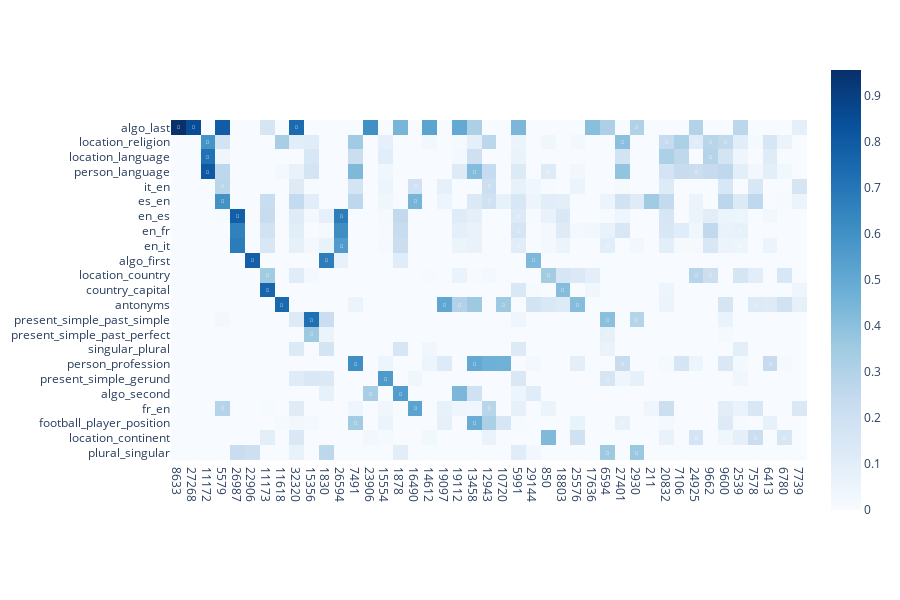

Notebook code cell kept with this figure:
### Code cell
import plotly.express as px

heatmap = np.zeros((len(task_names), len(features)))    

for i, feature in enumerate(features):
    run_data = np.zeros((len(task_names), 50))
    for j, task_name in enumerate(task_names):
        losses, base_loss = positive_task_losses_testing[(task_name, feature)]
        n_loss = 0
        # if task_name.startswith("algo"):
        #     continue
        # if base_loss[1] < 0.3:
        #     continue
        # if task_name == "present_simple_gerund":
        #     continue
        run_data[j] = float(base_loss[n_loss]) - np.array([float(loss[n_loss]) for loss  in losses])
        # print(
        #     task_name, base_loss
        # )
        run_data[j] = run_data[j] / float(base_loss[n_loss])
        # run_data[j] *= -1
    # run_data = run_data.max(0)
    # find first idx where > 1
    first_idx = np.argmax(run_data.max(0))

    # print(first_idx)
    
    # run_data = np.maximum(run_data, 0)
    run_data[run_data < 0] = 0
    # run_data[run_data > 0.1] = 0.3
    heatmap[:, i] = run_data[:, first_idx]
    # heatmap[:, i] = run_data[:, first_idx]
    # heatmap[:, i] = heatmap[:, i] / heatmap[:, i].mean() 

# heatmap = heatmap / heatmap.mean(0)


# heatmap = np.maximum(heatmap, 0)
sorted_indices = np.argsort((heatmap).max(0))

sorted_indices = sorted_indices[::-1]

heatmap = heatmap[:, sorted_indices]

min_pos = np.argmax(heatmap, axis=1)

y_sorted_idx = np.argsort(min_pos)

heatmap = heatmap[y_sorted_idx]

def make_filp_mask():
    heatmap = np.zeros((len(task_names), len(features)))
    feat_to_idx = {feat: i for i, feat in enumerate(features)}


    for i, task_name in enumerate(task_names):
        feats = task_features[task_name]
        for feat in feats:
            if feat in feat_to_idx:
                heatmap[i, feat_to_idx[feat]] = -2

    heatmap = heatmap[y_sorted_idx]
    heatmap = heatmap[:, sorted_indices]

    return heatmap + 1



filp_mask = make_filp_mask()
fig = px.imshow(heatmap, x=[str(features[i]) for i in sorted_indices] ,  y=[task_names[i] for i in y_sorted_idx] , height=600, color_continuous_scale="Blues")

special_cells = {
    tuple(x): ["🔴"] for x in np.argwhere(filp_mask == -1)
}

for cell, icons in special_cells.items():
    for i, icon in enumerate(icons):
        fig.add_annotation(
            x=cell[1],  # Column index
            y=cell[0],  # Row index
            text=icon,  # Icon or text
            showarrow=False,
            font=dict(color="white", size=5),
            xanchor="center",
            yanchor="middle",
            yshift=i * 10  # Adjust vertical position to stack icons
        )

fig

### Figure 1 — Plotly figure (JSON) as saved in the notebook; plotly's stock layout.template omitted (floating-point values rounded to 4 significant figures; data arrays with more than 128 entries replaced by an {"elided": "..."} marker saying what was removed)
{"data": [{"coloraxis": "coloraxis", "hovertemplate": "x: %{x}<br>y: %{y}<br>color: %{z}<extra></extra>", "name": "0", "type": "heatmap", "x": ["8633", "27268", "11172", "5579", "26987", "22906", "11173", "11618", "32320", "15356", "1830", "26594", "7491", "23906", "15554", "1878", "16490", "14612", "19097", "19112", "13458", "12943", "10720", "5991", "29144", "850", "18803", "25576", "17636", "6594", "27401", "2930", "211", "20832", "7106", "24925", "9662", "9600", "2539", "7578", "6413", "6780", "7739"], "xaxis": "x", "y": ["algo_last", "location_religion", "location_language", "person_language", "it_en", "es_en", "en_es", "en_fr", "en_it", "algo_first", "location_country", "country_capital", "antonyms", "present_simple_past_simple", "present_simple_past_perfect", "singular_plural", "person_profession", "present_simple_gerund", "algo_second", "fr_en", "football_player_position", "location_continent", "plural_singular"], "yaxis": "y", "z": {"elided": "23x43 float values"}}], "layout": {"annotations": [{"font": {"color": "white", "size": 5}, "showarrow": false, "text": "🔴", "x": 0, "xanchor": "center", "y": 0, "yanchor": "middle", "yshift": 0}, {"font": {"color": "white", "size": 5}, "showarrow": false, "text": "🔴", "x": 1, "xanchor": "center", "y": 0, "yanchor": "middle", "yshift": 0}, {"font": {"color": "white", "size": 5}, "showarrow": false, "text": "🔴", "x": 8, "xanchor": "center", "y": 0, "yanchor": "middle", "yshift": 0}, {"font": {"color": "white", "size": 5}, "showarrow": false, "text": "🔴", "x": 21, "xanchor": "center", "y": 0, "yanchor": "middle", "yshift": 0}, {"font": {"color": "white", "size": 5}, "showarrow": false, "text": "🔴", "x": 31, "xanchor": "center", "y": 0, "yanchor": "middle", "yshift": 0}, {"font": {"color": "white", "size": 5}, "showarrow": false, "text": "🔴", "x": 2, "xanchor": "center", "y": 1, "yanchor": "middle", "yshift": 0}, {"font": {"color": "white", "size": 5}, "showarrow": false, "text": "🔴", "x": 17, "xanchor": "center", "y": 1, "yanchor": "middle", "yshift": 0}, {"font": {"color": "white", "size": 5}, "showarrow": false, "text": "🔴", "x": 30, "xanchor": "center", "y": 1, "yanchor": "middle", "yshift": 0}, {"font": {"color": "white", "size": 5}, "showarrow": false, "text": "🔴", "x": 33, "xanchor": "center", "y": 1, "yanchor": "middle", "yshift": 0}, {"font": {"color": "white", "size": 5}, "showarrow": false, "text": "🔴", "x": 35, "xanchor": "center", "y": 1, "yanchor": "middle", "yshift": 0}, {"font": {"color": "white", "size": 5}, "showarrow": false, "text": "🔴", "x": 36, "xanchor": "center", "y": 1, "yanchor": "middle", "yshift": 0}, {"font": {"color": "white", "size": 5}, "showarrow": false, "text": "🔴", "x": 37, "xanchor": "center", "y": 1, "yanchor": "middle", "yshift": 0}, {"font": {"color": "white", "size": 5}, "showarrow": false, "text": "🔴", "x": 39, "xanchor": "center", "y": 1, "yanchor": "middle", "yshift": 0}, {"font": {"color": "white", "size": 5}, "showarrow": false, "text": "🔴", "x": 2, "xanchor": "center", "y": 2, "yanchor": "middle", "yshift": 0}, {"font": {"color": "white", "size": 5}, "showarrow": false, "text": "🔴", "x": 35, "xanchor": "center", "y": 2, "yanchor": "middle", "yshift": 0}, {"font": {"color": "white", "size": 5}, "showarrow": false, "text": "🔴", "x": 36, "xanchor": "center", "y": 2, "yanchor": "middle", "yshift": 0}, {"font": {"color": "white", "size": 5}, "showarrow": false, "text": "🔴", "x": 39, "xanchor": "center", "y": 2, "yanchor": "middle", "yshift": 0}, {"font": {"color": "white", "size": 5}, "showarrow": false, "text": "🔴", "x": 2, "xanchor": "center", "y": 3, "yanchor": "middle", "yshift": 0}, {"font": {"color": "white", "size": 5}, "showarrow": false, "text": "🔴", "x": 20, "xanchor": "center", "y": 3, "yanchor": "middle", "yshift": 0}, {"font": {"color": "white", "size": 5}, "showarrow": false, "text": "🔴", "x": 25, "xanchor": "center", "y": 3, "yanchor": "middle", "yshift": 0}, {"font": {"color": "white", "size": 5}, "showarrow": false, "text": "🔴", "x": 35, "xanchor": "center", "y": 3, "yanchor": "middle", "yshift": 0}, {"font": {"color": "white", "size": 5}, "showarrow": false, "text": "🔴", "x": 39, "xanchor": "center", "y": 3, "yanchor": "middle", "yshift": 0}, {"font": {"color": "white", "size": 5}, "showarrow": false, "text": "🔴", "x": 3, "xanchor": "center", "y": 4, "yanchor": "middle", "yshift": 0}, {"font": {"color": "white", "size": 5}, "showarrow": false, "text": "🔴", "x": 16, "xanchor": "center", "y": 4, "yanchor": "middle", "yshift": 0}, {"font": {"color": "white", "size": 5}, "showarrow": false, "text": "🔴", "x": 21, "xanchor": "center", "y": 4, "yanchor": "middle", "yshift": 0}, {"font": {"color": "white", "size": 5}, "showarrow": false, "text": "🔴", "x": 3, "xanchor": "center", "y": 5, "yanchor": "middle", "yshift": 0}, {"font": {"color": "white", "size": 5}, "showarrow": false, "text": "🔴", "x": 16, "xanchor": "center", "y": 5, "yanchor": "middle", "yshift": 0}, {"font": {"color": "white", "size": 5}, "showarrow": false, "text": "🔴", "x": 21, "xanchor": "center", "y": 5, "yanchor": "middle", "yshift": 0}, {"font": {"color": "white", "size": 5}, "showarrow": false, "text": "🔴", "x": 4, "xanchor": "center", "y": 6, "yanchor": "middle", "yshift": 0}, {"font": {"color": "white", "size": 5}, "showarrow": false, "text": "🔴", "x": 11, "xanchor": "center", "y": 6, "yanchor": "middle", "yshift": 0}, {"font": {"color": "white", "size": 5}, "showarrow": false, "text": "🔴", "x": 23, "xanchor": "center", "y": 6, "yanchor": "middle", "yshift": 0}, {"font": {"color": "white", "size": 5}, "showarrow": false, "text": "🔴", "x": 29, "xanchor": "center", "y": 6, "yanchor": "middle", "yshift": 0}, {"font": {"color": "white", "size": 5}, "showarrow": false, "text": "🔴", "x": 23, "xanchor": "center", "y": 7, "yanchor": "middle", "yshift": 0}, {"font": {"color": "white", "size": 5}, "showarrow": false, "text": "🔴", "x": 31, "xanchor": "center", "y": 7, "yanchor": "middle", "yshift": 0}, {"font": {"color": "white", "size": 5}, "showarrow": false, "text": "🔴", "x": 38, "xanchor": "center", "y": 7, "yanchor": "middle", "yshift": 0}, {"font": {"color": "white", "size": 5}, "showarrow": false, "text": "🔴", "x": 11, "xanchor": "center", "y": 8, "yanchor": "middle", "yshift": 0}, {"font": {"color": "white", "size": 5}, "showarrow": false, "text": "🔴", "x": 23, "xanchor": "center", "y": 8, "yanchor": "middle", "yshift": 0}, {"font": {"color": "white", "size": 5}, "showarrow": false, "text": "🔴", "x": 29, "xanchor": "center", "y": 8, "yanchor": "middle", "yshift": 0}, {"font": {"color": "white", "size": 5}, "showarrow": false, "text": "🔴", "x": 38, "xanchor": "center", "y": 8, "yanchor": "middle", "yshift": 0}, {"font": {"color": "white", "size": 5}, "showarrow": false, "text": "🔴", "x": 5, "xanchor": "center", "y": 9, "yanchor": "middle", "yshift": 0}, {"font": {"color": "white", "size": 5}, "showarrow": false, "text": "🔴", "x": 10, "xanchor": "center", "y": 9, "yanchor": "middle", "yshift": 0}, {"font": {"color": "white", "size": 5}, "showarrow": false, "text": "🔴", "x": 24, "xanchor": "center", "y": 9, "yanchor": "middle", "yshift": 0}, {"font": {"color": "white", "size": 5}, "showarrow": false, "text": "🔴", "x": 6, "xanchor": "center", "y": 10, "yanchor": "middle", "yshift": 0}, {"font": {"color": "white", "size": 5}, "showarrow": false, "text": "🔴", "x": 25, "xanchor": "center", "y": 10, "yanchor": "middle", "yshift": 0}, {"font": {"color": "white", "size": 5}, "showarrow": false, "text": "🔴", "x": 35, "xanchor": "center", "y": 10, "yanchor": "middle", "yshift": 0}, {"font": {"color": "white", "size": 5}, "showarrow": false, "text": "🔴", "x": 36, "xanchor": "center", "y": 10, "yanchor": "middle", "yshift": 0}, {"font": {"color": "white", "size": 5}, "showarrow": false, "text": "🔴", "x": 6, "xanchor": "center", "y": 11, "yanchor": "middle", "yshift": 0}, {"font": {"color": "white", "size": 5}, "showarrow": false, "text": "🔴", "x": 26, "xanchor": "center", "y": 11, "yanchor": "middle", "yshift": 0}, {"font": {"color": "white", "size": 5}, "showarrow": false, "text": "🔴", "x": 28, "xanchor": "center", "y": 11, "yanchor": "middle", "yshift": 0}, {"font": {"color": "white", "size": 5}, "showarrow": false, "text": "🔴", "x": 7, "xanchor": "center", "y": 12, "yanchor": "middle", "yshift": 0}, {"font": {"color": "white", "size": 5}, "showarrow": false, "text": "🔴", "x": 18, "xanchor": "center", "y": 12, "yanchor": "middle", "yshift": 0}, {"font": {"color": "white", "size": 5}, "showarrow": false, "text": "🔴", "x": 19, "xanchor": "center", "y": 12, "yanchor": "middle", "yshift": 0}, {"font": {"color": "white", "size": 5}, "showarrow": false, "text": "🔴", "x": 22, "xanchor": "center", "y": 12, "yanchor": "middle", "yshift": 0}, {"font": {"color": "white", "size": 5}, "showarrow": false, "text": "🔴", "x": 27, "xanchor": "center", "y": 12, "yanchor": "middle", "yshift": 0}, {"font": {"color": "white", "size": 5}, "showarrow": false, "text": "🔴", "x": 39, "xanchor": "center", "y": 12, "yanchor": "middle", "yshift": 0}, {"font": {"color": "white", "size": 5}, "showarrow": false, "text": "🔴", "x": 42, "xanchor": "center", "y": 12, "yanchor": "middle", "yshift": 0}, {"font": {"color": "white", "size": 5}, "showarrow": false, "text": "🔴", "x": 9, "xanchor": "center", "y": 13, "yanchor": "middle", "yshift": 0}, {"font": {"color": "white", "size": 5}, "showarrow": false, "text": "🔴", "x": 29, "xanchor": "center", "y": 13, "yanchor": "middle", "yshift": 0}, {"font": {"color": "white", "size": 5}, "showarrow": false, "text": "🔴", "x": 31, "xanchor": "center", "y": 13, "yanchor": "middle", "yshift": 0}, {"font": {"color": "white", "size": 5}, "showarrow": false, "text": "🔴", "x": 9, "xanchor": "center", "y": 14, "yanchor": "middle", "yshift": 0}, {"font": {"color": "white", "size": 5}, "showarrow": false, "text": "🔴", "x": 29, "xanchor": "center", "y": 14, "yanchor": "middle", "yshift": 0}, {"font": {"color": "white", "size": 5}, "showarrow": false, "text": "🔴", "x": 31, "xanchor": "center", "y": 14, "yanchor": "middle", "yshift": 0}, {"font": {"color": "white", "size": 5}, "showarrow": false, "text": "🔴", "x": 17, "xanchor": "center", "y": 15, "yanchor": "middle", "yshift": 0}, {"font": {"color": "white", "size": 5}, "showarrow": false, "text": "🔴", "x": 21, "xanchor": "center", "y": 15, "yanchor": "middle", "yshift": 0}, {"font": {"color": "white", "size": 5}, "showarrow": false, "text": "🔴", "x": 29, "xanchor": "center", "y": 15, "yanchor": "middle", "yshift": 0}, {"font": {"color": "white", "size": 5}, "showarrow": false, "text": "🔴", "x": 31, "xanchor": "center", "y": 15, "yanchor": "middle", "yshift": 0}, {"font": {"color": "white", "size": 5}, "showarrow": false, "text": "🔴", "x": 12, "xanchor": "center", "y": 16, "yanchor": "middle", "yshift": 0}, {"font": {"color": "white", "size": 5}, "showarrow": false, "text": "🔴", "x": 20, "xanchor": "center", "y": 16, "yanchor": "middle", "yshift": 0}, {"font": {"color": "white", "size": 5}, "showarrow": false, "text": "🔴", "x": 30, "xanchor": "center", "y": 16, "yanchor": "middle", "yshift": 0}, {"font": {"color": "white", "size": 5}, "showarrow": false, "text": "🔴", "x": 39, "xanchor": "center", "y": 16, "yanchor": "middle", "yshift": 0}, {"font": {"color": "white", "size": 5}, "showarrow": false, "text": "🔴", "x": 40, "xanchor": "center", "y": 16, "yanchor": "middle", "yshift": 0}, {"font": {"color": "white", "size": 5}, "showarrow": false, "text": "🔴", "x": 14, "xanchor": "center", "y": 17, "yanchor": "middle", "yshift": 0}, {"font": {"color": "white", "size": 5}, "showarrow": false, "text": "🔴", "x": 29, "xanchor": "center", "y": 17, "yanchor": "middle", "yshift": 0}, {"font": {"color": "white", "size": 5}, "showarrow": false, "text": "🔴", "x": 13, "xanchor": "center", "y": 18, "yanchor": "middle", "yshift": 0}, {"font": {"color": "white", "size": 5}, "showarrow": false, "text": "🔴", "x": 15, "xanchor": "center", "y": 18, "yanchor": "middle", "yshift": 0}, {"font": {"color": "white", "size": 5}, "showarrow": false, "text": "🔴", "x": 32, "xanchor": "center", "y": 18, "yanchor": "middle", "yshift": 0}, {"font": {"color": "white", "size": 5}, "showarrow": false, "text": "🔴", "x": 34, "xanchor": "center", "y": 18, "yanchor": "middle", "yshift": 0}, {"font": {"color": "white", "size": 5}, "showarrow": false, "text": "🔴", "x": 3, "xanchor": "center", "y": 19, "yanchor": "middle", "yshift": 0}, {"font": {"color": "white", "size": 5}, "showarrow": false, "text": "🔴", "x": 16, "xanchor": "center", "y": 19, "yanchor": "middle", "yshift": 0}, {"font": {"color": "white", "size": 5}, "showarrow": false, "text": "🔴", "x": 21, "xanchor": "center", "y": 19, "yanchor": "middle", "yshift": 0}, {"font": {"color": "white", "size": 5}, "showarrow": false, "text": "🔴", "x": 12, "xanchor": "center", "y": 20, "yanchor": "middle", "yshift": 0}, {"font": {"color": "white", "size": 5}, "showarrow": false, "text": "🔴", "x": 20, "xanchor": "center", "y": 20, "yanchor": "middle", "yshift": 0}, {"font": {"color": "white", "size": 5}, "showarrow": false, "text": "🔴", "x": 30, "xanchor": "center", "y": 20, "yanchor": "middle", "yshift": 0}, {"font": {"color": "white", "size": 5}, "showarrow": false, "text": "🔴", "x": 17, "xanchor": "center", "y": 21, "yanchor": "middle", "yshift": 0}, {"font": {"color": "white", "size": 5}, "showarrow": false, "text": "🔴", "x": 35, "xanchor": "center", "y": 21, "yanchor": "middle", "yshift": 0}, {"font": {"color": "white", "size": 5}, "showarrow": false, "text": "🔴", "x": 36, "xanchor": "center", "y": 21, "yanchor": "middle", "yshift": 0}, {"font": {"color": "white", "size": 5}, "showarrow": false, "text": "🔴", "x": 39, "xanchor": "center", "y": 21, "yanchor": "middle", "yshift": 0}, {"font": {"color": "white", "size": 5}, "showarrow": false, "text": "🔴", "x": 41, "xanchor": "center", "y": 21, "yanchor": "middle", "yshift": 0}, {"font": {"color": "white", "size": 5}, "showarrow": false, "text": "🔴", "x": 29, "xanchor": "center", "y": 22, "yanchor": "middle", "yshift": 0}, {"font": {"color": "white", "size": 5}, "showarrow": false, "text": "🔴", "x": 31, "xanchor": "center", "y": 22, "yanchor": "middle", "yshift": 0}], "coloraxis": {"colorscale": [[0, "rgb(247,251,255)"], [0.125, "rgb(222,235,247)"], [0.25, "rgb(198,219,239)"], [0.375, "rgb(158,202,225)"], [0.5, "rgb(107,174,214)"], [0.625, "rgb(66,146,198)"], [0.75, "rgb(33,113,181)"], [0.875, "rgb(8,81,156)"], [1, "rgb(8,48,107)"]]}, "height": 600, "margin": {"t": 60}, "xaxis": {"anchor": "y", "constrain": "domain", "domain": [0, 1], "scaleanchor": "y"}, "yaxis": {"anchor": "x", "autorange": "reversed", "constrain": "domain", "domain": [0, 1]}}}
